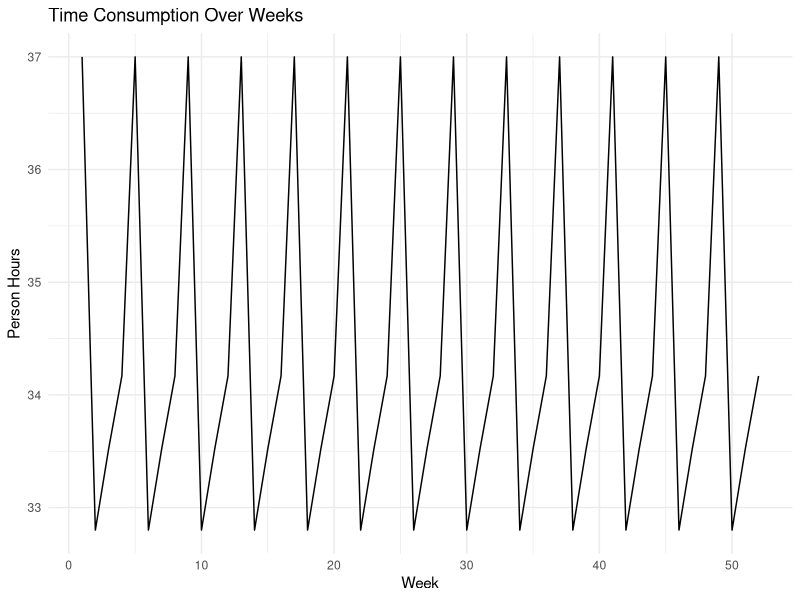
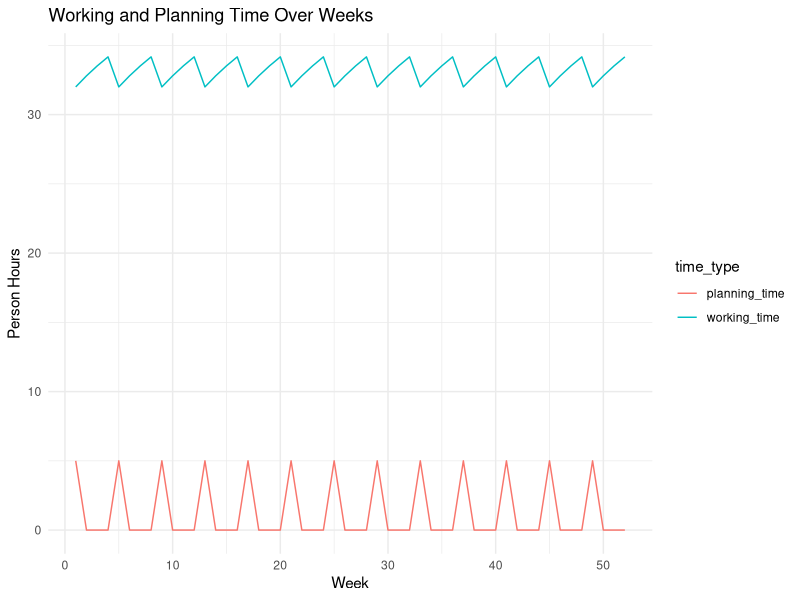
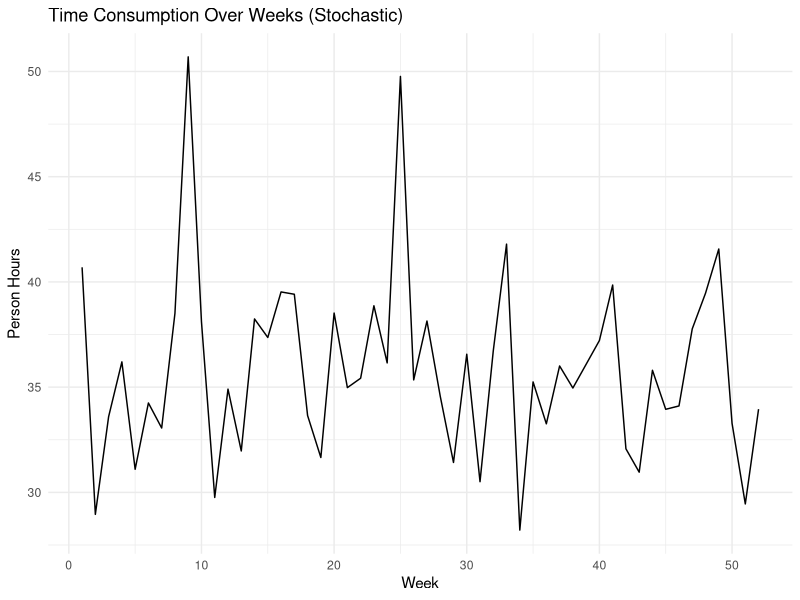
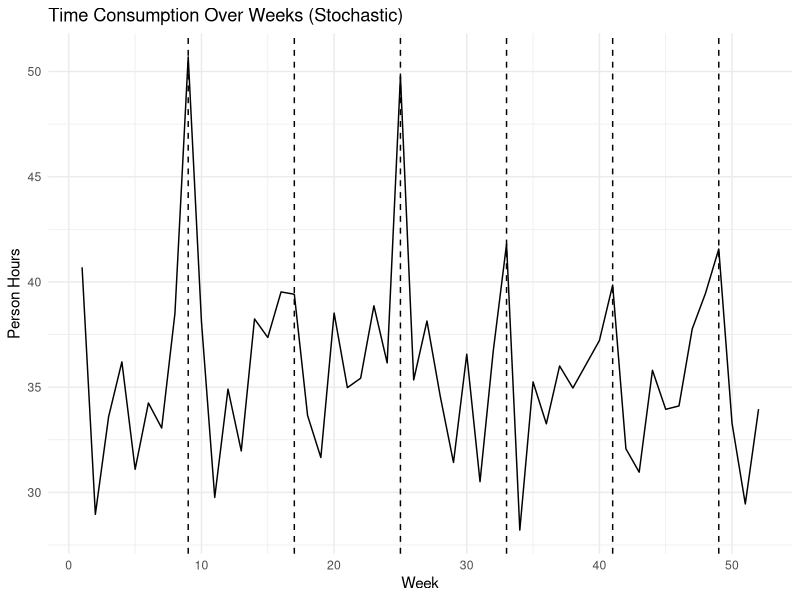

R code for these plots, in order:
## ---- chunk 1
knitr::opts_chunk$set(
	echo = TRUE,
	message = FALSE,
	warning = FALSE
)
## ---- chunk 2
# Clean env
rm(list = ls())

# Load libs
library(tidyverse)
library(here)
library(knitr)
library(kableExtra)

## ---- chunk 3

run_model <- function(sim_periods, r, plan_scope, c, k, B, p, stochastic = FALSE, sd_r = 1, sd_c = 1, sd_k = 1, sd_B = 1, sd_p = 1) {
  
  # Initialize the vectors
  working_time <- vector("numeric", length = sim_periods)
  planning_time <- vector("numeric", length = sim_periods)
  time_consumption <- vector("numeric", length = sim_periods)
  plan_usefulness <- vector("numeric", length = sim_periods)
  
  # Get error terms if we are using a stochastic model
  # We will want an error term for the r at each period
  # We'll also need ones for getting D and L at any given time.
  if (stochastic) {
    error_r <- rnorm(sim_periods, mean = 0, sd = sd_r)
    error_c <- rnorm(sim_periods, mean = 0, sd = sd_c)
    error_k <- rnorm(sim_periods, mean = 0, sd = sd_k)
    error_B <- rnorm(sim_periods, mean = 0, sd = sd_B)
    error_p <- rnorm(sim_periods, mean = 0, sd = sd_p)
  } else {
    error_r <- rep(0, sim_periods)
    error_c <- rep(0, sim_periods)
    error_k <- rep(0, sim_periods)
    error_B <- rep(0, sim_periods)
    error_p <- rep(0, sim_periods)
  }
  
  # Initialize the first period
  # we assume that a plan is always developed in period 1
  planning_time[1] <- (c + error_c[1]) * plan_scope + (k + error_k[1])
  plan_usefulness[1] <- 1
  
  # We also complete the required workload in period 1 with a 100% useful plan
  working_time[1] <- (B + error_B[1]) * (1 - (p + error_p[1]) * plan_usefulness[1])
  
  # Add working and planning time to get the total time consumption
  time_consumption[1] <- working_time[1] + planning_time[1]
  
  # Start a counter so we know when to make the next plan
  time_since_last_plan <- 0
  
  # browser()
  
  # Begin the loop
  for (t in 2:sim_periods) {

    
    # Update the plan usefulness
    plan_usefulness[t] <- plan_usefulness[t-1] * (r + error_r[t])
    
    # Update time counter
    time_since_last_plan <- time_since_last_plan + 1
    
    # Develop a new plan if the scope is reached
    if (time_since_last_plan == plan_scope) {
      planning_time[t] <- (c + error_c[t]) * plan_scope + (k + error_k[t])
      plan_usefulness[t] <- 1
      time_since_last_plan <- 0
    } else {
      planning_time[t] <- 0
    }
    
    # Update the time consumption with the current period's time demand
    working_time[t] <- (B + error_B[t]) * (1 - (p+error_p[t]) * plan_usefulness[t])
    
    # Add working time and planning time to get total time consumption
    time_consumption[t] <- planning_time[t] + working_time[t]
    
    # browser()
  }
  
  # Return the results
  return(data.frame(period = 1:sim_periods, time_consumption = time_consumption, plan_usefulness = plan_usefulness, working_time = working_time, planning_time = planning_time))
  
}
## ---- chunk 4
SIM_PERIODS <- 52 # if we use weeks as a period, this will let us simulate a 1 year long project
PLAN_DECAY_RATE <- 0.9 # with 0.9, in 6 weeks, you get about 50% usefulness
PLAN_SCOPE <- 4 # 4 week plan
C <- 1 # one person-hour per week of plan drafting
K <- 1 # one person-hour baseline of overhead for plan drafting
B <- 40 # Baseline time demand for a week's worth of work on the project is 40 person hours
P <- 0.2 # You can reduce the time demand by 20% at most by having a perfectly applicable plan.
## ---- chunk 5
model_results <- run_model(SIM_PERIODS, PLAN_DECAY_RATE, PLAN_SCOPE, C, K, B, P)

model_results %>% 
  kable() %>% 
  kable_styling(full_width = F)

## ---- chunk 6
# Visualize the model results with ggplot2
ggplot(model_results, aes(x = period, y = time_consumption)) +
  geom_line() +
  labs(title = "Time Consumption Over Weeks",
       x = "Week",
       y = "Person Hours") +
  theme_minimal()


# Now let's do a plot that has the 2 trends of working time and planning time
model_results %>% 
  gather(key = "time_type", value = "time", working_time, planning_time) %>% 
  ggplot(aes(x = period, y = time, color = time_type)) +
  geom_line() +
  labs(title = "Working and Planning Time Over Weeks",
       x = "Week",
       y = "Person Hours") +
  theme_minimal()

## ---- chunk 7
model_results_stochastic <- run_model(SIM_PERIODS, PLAN_DECAY_RATE, 8, C, K, B, P, stochastic = TRUE, sd_r = 0.1, sd_c = 0.1, sd_k = 1, sd_B = 1, sd_p = 0.1)

model_results_stochastic %>% 
  kable() %>% 
  kable_styling(full_width = F)

# viseualize
ggplot(model_results_stochastic, aes(x = period, y = time_consumption)) +
  geom_line() +
  labs(title = "Time Consumption Over Weeks (Stochastic)",
       x = "Week",
       y = "Person Hours") +
  theme_minimal()

# Now let's do a plot that shows the total time consumption and puts vertical lines 
# every single time a plan occurs
# So if the plan scope is 8, we should see a vertical line every 8 weeks
model_results_stochastic %>% 
  ggplot(aes(x = period, y = time_consumption)) +
  geom_line() +
  geom_vline(xintercept = seq(8, SIM_PERIODS, 8)+1, linetype = "dashed") +
  labs(title = "Time Consumption Over Weeks (Stochastic)",
       x = "Week",
       y = "Person Hours") +
  theme_minimal()



# Display result numbers in table: the total working time, planning time, and time consumption
model_results_stochastic %>% 
  summarise(total_working_time = sum(working_time),
            total_planning_time = sum(planning_time),
            total_time_consumption = sum(time_consumption)) %>% 
  kable(col.names = c("Working Time", "Planning Time", "Total Time Consumption")) %>% 
  kable_styling(full_width = F)
